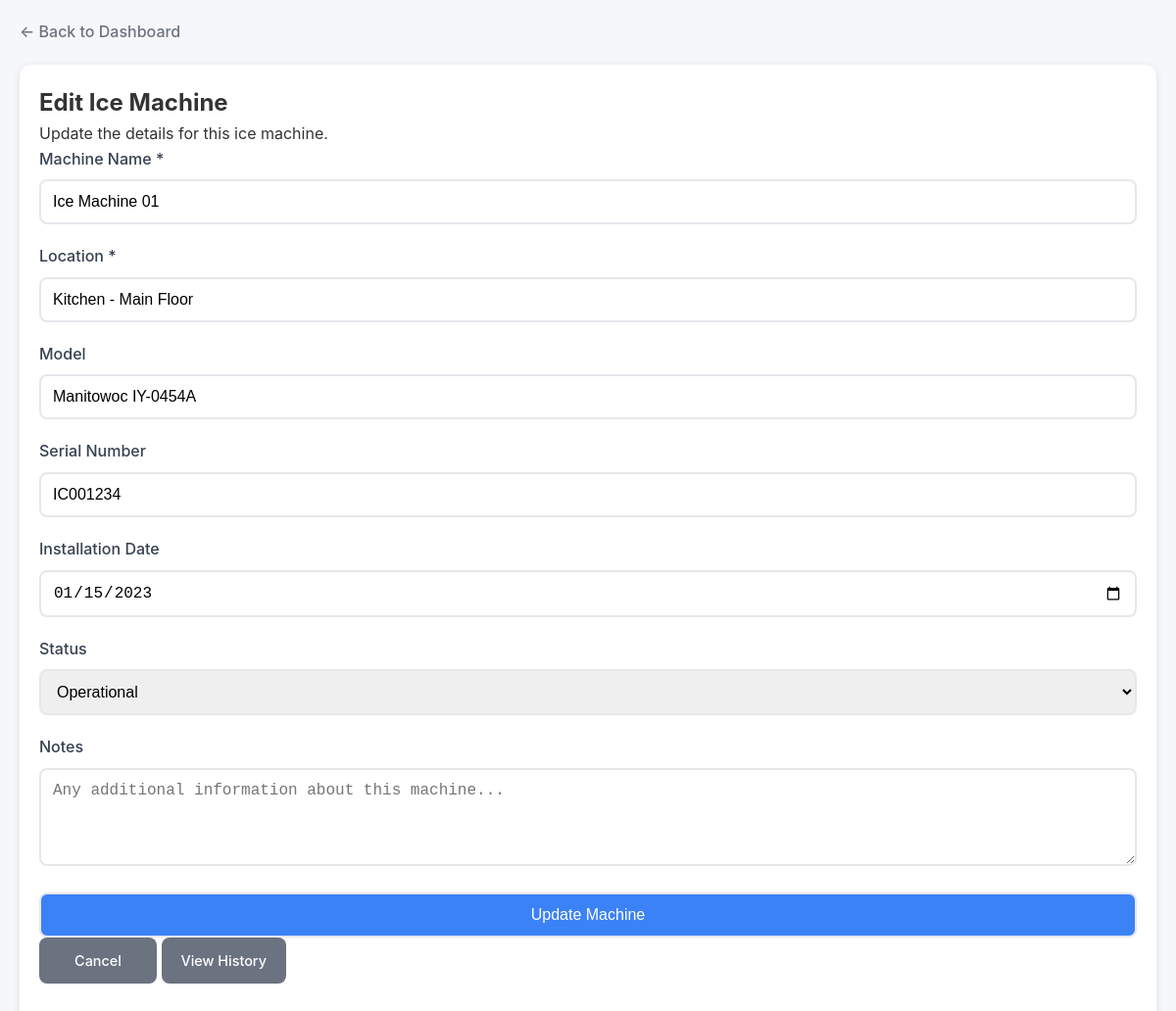
The page /edit_machine.php?id=1 (signed in) on the database its author committed.
### tables this page shows
CREATE TABLE IF NOT EXISTS ice_machines (
    id INT AUTO_INCREMENT PRIMARY KEY,
    machine_name VARCHAR(100) NOT NULL,
    location VARCHAR(100) NOT NULL,
    model VARCHAR(100),
    serial_number VARCHAR(100),
    installation_date DATE,
    last_maintenance DATE,
    next_maintenance_due DATE,
    status ENUM('operational', 'needs_maintenance', 'out_of_order', 'scheduled_maintenance') DEFAULT 'operational',
    notes TEXT,
    created_at TIMESTAMP DEFAULT CURRENT_TIMESTAMP,
    updated_at TIMESTAMP DEFAULT CURRENT_TIMESTAMP ON UPDATE CURRENT_TIMESTAMP
);

### edit_machine.php (the view, shortened to what this page needs)
<?php
require_once "config.php";
$machine_id = isset($_GET['id']) ? (int)$_GET['id'] : 0;
$machine_name = $location = $model = $serial_number = $installation_date = $status = $notes = "";
$machine_sql = "SELECT * FROM ice_machines WHERE id = ?";
if($stmt = mysqli_prepare($link, $machine_sql)) {
    mysqli_stmt_bind_param($stmt, "i", $machine_id);
    if(mysqli_stmt_execute($stmt)) {
        $result = mysqli_stmt_get_result($stmt);
        $machine = mysqli_fetch_assoc($result);
        if($machine) {
            $machine_name = $machine['machine_name'];
            $location = $machine['location'];
            $model = $machine['model'];
            $serial_number = $machine['serial_number'];
            $installation_date = $machine['installation_date'];
            $status = $machine['status'];
            $notes = $machine['notes'];
        } else {
            header("location: ice_dashboard.php");
            exit;
        }
    }
}
?>
<!DOCTYPE html>
<html>
<head>
    <link rel="stylesheet" href="ice_machine_style.css">
</head>
<body>
    <div class="container">
        <a href="ice_dashboard.php" class="back-btn">← Back to Dashboard</a>
        <div class="form-wrapper">
            <h2>Edit Ice Machine</h2>
            <p>Update the details for this ice machine.</p>
            <form action="<?php echo htmlspecialchars($_SERVER["PHP_SELF"]) . "?id=" . $machine_id; ?>" method="post">
                <div class="form-group">
                    <label>Machine Name *</label>
                    <input type="text" name="machine_name" value="<?php echo htmlspecialchars($machine_name); ?>" placeholder="e.g., Ice Machine 01">
                </div>
                <div class="form-group">
                    <label>Location *</label>
                    <input type="text" name="location" value="<?php echo htmlspecialchars($location); ?>" placeholder="e.g., Kitchen - Main Floor">
                </div>
                <div class="form-group">
                    <label>Model</label>
                    <input type="text" name="model" value="<?php echo htmlspecialchars($model); ?>" placeholder="e.g., Manitowoc IY-0454A">
                </div>
                <div class="form-group">
                    <label>Serial Number</label>
                    <input type="text" name="serial_number" value="<?php echo htmlspecialchars($serial_number); ?>" placeholder="e.g., IC001234">
                </div>
                <div class="form-group">
                    <label>Installation Date</label>
                    <input type="date" name="installation_date" value="<?php echo $installation_date; ?>">
                </div>
                <div class="form-group">
                    <label>Status</label>
                    <select name="status">
                        <option value="operational" <?php echo ($status == 'operational') ? 'selected' : ''; ?>>Operational</option>
                    </select>
                </div>
                <div class="form-group">
                    <label>Notes</label>
                    <textarea name="notes" placeholder="Any additional information about this machine..."><?php echo htmlspecialchars($notes); ?></textarea>
                </div>
                <div class="form-group">
                    <input type="submit" class="btn btn-primary" value="Update Machine">
                    <a href="ice_dashboard.php" class="btn btn-secondary">Cancel</a>
                    <a href="machine_history.php?id=<?php echo $machine_id; ?>" class="btn btn-secondary">View History</a>
                </div>
            </form>
        </div>
    </div>
</body>
</html>

### ice_machine_style.css (style rules this page uses)
* { margin: 0; padding: 0; box-sizing: border-box; }
body { font-family: -apple-system, BlinkMacSystemFont, 'Segoe UI', Roboto, sans-serif; background-color: #f5f7fa; color: #333; line-height: 1.6; }
.container { max-width: 1200px; margin: 0 auto; padding: 10px; }
.btn { display: inline-block; padding: 12px 20px; border: none; border-radius: 8px; text-decoration: none; font-weight: 500; text-align: center; cursor: pointer; transition: all 0.3s ease; font-size: 0.9rem; min-width: 120px; }
.btn-primary { background: #3b82f6; color: white; }
.btn-secondary { background: #6b7280; color: white; }
.form-wrapper { background: white; padding: 20px; border-radius: 12px; box-shadow: 0 2px 8px rgba(0,0,0,0.1); margin-bottom: 20px; }
.form-group { margin-bottom: 20px; }
.form-group label { display: block; margin-bottom: 8px; font-weight: 500; color: #374151; }
.form-group input, .form-group select, .form-group textarea { width: 100%; padding: 12px; border: 2px solid #e5e7eb; border-radius: 8px; font-size: 16px; transition: border-color 0.3s; }
.form-group textarea { resize: vertical; min-height: 100px; }
.back-btn { display: inline-flex; align-items: center; margin-bottom: 20px; color: #6b7280; text-decoration: none; font-weight: 500; }
@media screen and (min-width: 481px) { .container { padding: 20px; } }

### rows shown on the page
ice_machines: machine_name "Ice Machine 01", location "Kitchen - Main Floor", model "Manitowoc IY-0454A", serial_number "IC001234", installation_date "01/15/2023", status "Operational"
